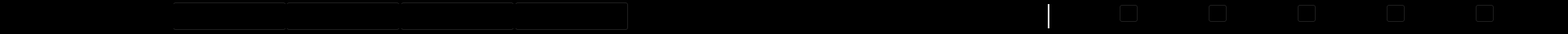
<?xml version="1.0" encoding="UTF-8"?>
<ui version="4.0">
 <class>qSlicerTopMenuModuleWidget</class>
 <widget class="qSlicerWidget" name="qSlicerTopMenuModuleWidget">
  <property name="windowModality">
   <enum>Qt::NonModal</enum>
  </property>
  <property name="geometry">
   <rect>
    <x>0</x>
    <y>0</y>
    <width>1920</width>
    <height>42</height>
   </rect>
  </property>
  <property name="maximumSize">
   <size>
    <width>16777215</width>
    <height>70</height>
   </size>
  </property>
  <property name="windowTitle">
   <string>Form</string>
  </property>
  <property name="windowOpacity">
   <double>1.000000000000000</double>
  </property>
  <property name="layoutDirection">
   <enum>Qt::LeftToRight</enum>
  </property>
  <property name="autoFillBackground">
   <bool>false</bool>
  </property>
  <property name="styleSheet">
   <string notr="true">background-color: rgb(0, 0, 0);</string>
  </property>
  <widget class="QLabel" name="lblPatientInfo">
   <property name="geometry">
    <rect>
     <x>1176</x>
     <y>9</y>
     <width>101</width>
     <height>21</height>
    </rect>
   </property>
   <property name="maximumSize">
    <size>
     <width>16777215</width>
     <height>16777215</height>
    </size>
   </property>
   <property name="text">
    <string/>
   </property>
   <property name="alignment">
    <set>Qt::AlignLeading|Qt::AlignLeft|Qt::AlignVCenter</set>
   </property>
  </widget>
  <widget class="QLabel" name="lblSepIcon">
   <property name="geometry">
    <rect>
     <x>1283</x>
     <y>5</y>
     <width>2</width>
     <height>30</height>
    </rect>
   </property>
   <property name="minimumSize">
    <size>
     <width>2</width>
     <height>0</height>
    </size>
   </property>
   <property name="maximumSize">
    <size>
     <width>2</width>
     <height>16777215</height>
    </size>
   </property>
   <property name="styleSheet">
    <string notr="true">background-color: white;</string>
   </property>
   <property name="text">
    <string/>
   </property>
  </widget>
  <widget class="QWidget" name="toolBar" native="true">
   <property name="geometry">
    <rect>
     <x>1291</x>
     <y>-3</y>
     <width>620</width>
     <height>39</height>
    </rect>
   </property>
   <property name="sizePolicy">
    <sizepolicy hsizetype="Preferred" vsizetype="Preferred">
     <horstretch>0</horstretch>
     <verstretch>0</verstretch>
    </sizepolicy>
   </property>
   <property name="minimumSize">
    <size>
     <width>620</width>
     <height>0</height>
    </size>
   </property>
   <layout class="QHBoxLayout" name="horizontalLayout_2">
    <item>
     <widget class="QToolButton" name="saveBtn">
      <property name="text">
       <string/>
      </property>
     </widget>
    </item>
    <item>
     <widget class="QToolButton" name="settingBtn">
      <property name="text">
       <string/>
      </property>
     </widget>
    </item>
    <item>
     <widget class="QToolButton" name="helpBtn">
      <property name="text">
       <string/>
      </property>
     </widget>
    </item>
    <item>
     <widget class="QToolButton" name="exitAnalyseBtn">
      <property name="text">
       <string/>
      </property>
     </widget>
    </item>
    <item>
     <widget class="QToolButton" name="exitBtn">
      <property name="text">
       <string/>
      </property>
     </widget>
    </item>
   </layout>
  </widget>
  <widget class="QLabel" name="lblPatientIcon">
   <property name="geometry">
    <rect>
     <x>1130</x>
     <y>10</y>
     <width>36</width>
     <height>21</height>
    </rect>
   </property>
   <property name="minimumSize">
    <size>
     <width>36</width>
     <height>0</height>
    </size>
   </property>
   <property name="maximumSize">
    <size>
     <width>16777215</width>
     <height>16777215</height>
    </size>
   </property>
   <property name="text">
    <string/>
   </property>
  </widget>
  <widget class="QPushButton" name="btnOutput">
   <property name="geometry">
    <rect>
     <x>630</x>
     <y>2</y>
     <width>140</width>
     <height>36</height>
    </rect>
   </property>
   <property name="minimumSize">
    <size>
     <width>140</width>
     <height>0</height>
    </size>
   </property>
   <property name="font">
    <font>
     <family>微软雅黑 Light</family>
     <pointsize>16</pointsize>
    </font>
   </property>
   <property name="text">
    <string>结果导出  </string>
   </property>
  </widget>
  <widget class="QPushButton" name="btnChoose">
   <property name="geometry">
    <rect>
     <x>211</x>
     <y>2</y>
     <width>140</width>
     <height>36</height>
    </rect>
   </property>
   <property name="minimumSize">
    <size>
     <width>140</width>
     <height>0</height>
    </size>
   </property>
   <property name="font">
    <font>
     <family>微软雅黑 Light</family>
     <pointsize>16</pointsize>
    </font>
   </property>
   <property name="text">
    <string>图像筛选 &gt;</string>
   </property>
   <property name="autoDefault">
    <bool>false</bool>
   </property>
   <property name="default">
    <bool>false</bool>
   </property>
   <property name="flat">
    <bool>false</bool>
   </property>
  </widget>
  <widget class="QPushButton" name="btnRegistration">
   <property name="geometry">
    <rect>
     <x>350</x>
     <y>2</y>
     <width>140</width>
     <height>36</height>
    </rect>
   </property>
   <property name="minimumSize">
    <size>
     <width>140</width>
     <height>0</height>
    </size>
   </property>
   <property name="font">
    <font>
     <family>微软雅黑 Light</family>
     <pointsize>16</pointsize>
    </font>
   </property>
   <property name="text">
    <string>图像配准 &gt;</string>
   </property>
  </widget>
  <widget class="QPushButton" name="btnPlanning">
   <property name="geometry">
    <rect>
     <x>490</x>
     <y>2</y>
     <width>140</width>
     <height>36</height>
    </rect>
   </property>
   <property name="minimumSize">
    <size>
     <width>140</width>
     <height>0</height>
    </size>
   </property>
   <property name="font">
    <font>
     <family>微软雅黑 Light</family>
     <pointsize>16</pointsize>
    </font>
   </property>
   <property name="text">
    <string>路径规划 &gt;</string>
   </property>
  </widget>
  <widget class="QLabel" name="label">
   <property name="geometry">
    <rect>
     <x>20</x>
     <y>3</y>
     <width>131</width>
     <height>34</height>
    </rect>
   </property>
   <property name="text">
    <string/>
   </property>
  </widget>
  <widget class="QLabel" name="label_2">
   <property name="geometry">
    <rect>
     <x>200</x>
     <y>5</y>
     <width>30</width>
     <height>30</height>
    </rect>
   </property>
   <property name="text">
    <string>1</string>
   </property>
   <property name="alignment">
    <set>Qt::AlignCenter</set>
   </property>
  </widget>
  <widget class="QLabel" name="label_3">
   <property name="geometry">
    <rect>
     <x>340</x>
     <y>5</y>
     <width>30</width>
     <height>30</height>
    </rect>
   </property>
   <property name="text">
    <string>2</string>
   </property>
   <property name="alignment">
    <set>Qt::AlignCenter</set>
   </property>
  </widget>
  <widget class="QLabel" name="label_4">
   <property name="geometry">
    <rect>
     <x>480</x>
     <y>5</y>
     <width>30</width>
     <height>30</height>
    </rect>
   </property>
   <property name="text">
    <string>3</string>
   </property>
   <property name="alignment">
    <set>Qt::AlignCenter</set>
   </property>
  </widget>
  <widget class="QLabel" name="label_5">
   <property name="geometry">
    <rect>
     <x>620</x>
     <y>5</y>
     <width>30</width>
     <height>30</height>
    </rect>
   </property>
   <property name="text">
    <string>4</string>
   </property>
   <property name="alignment">
    <set>Qt::AlignCenter</set>
   </property>
  </widget>
  <widget class="QWidget" name="widget" native="true">
   <property name="geometry">
    <rect>
     <x>0</x>
     <y>0</y>
     <width>1920</width>
     <height>42</height>
    </rect>
   </property>
  </widget>
  <action name="controller_visible">
   <property name="text">
    <string>控制条显示</string>
   </property>
   <property name="toolTip">
    <string>用来显示/隐藏视图上方的控制条</string>
   </property>
   <property name="shortcut">
    <string>Ctrl+W</string>
   </property>
  </action>
  <action name="action_reinit">
   <property name="text">
    <string>重置窗口</string>
   </property>
   <property name="toolTip">
    <string>重置窗口</string>
   </property>
   <property name="shortcut">
    <string>Ctrl+Q</string>
   </property>
  </action>
  <action name="action_exit">
   <property name="text">
    <string>退出</string>
   </property>
   <property name="toolTip">
    <string>点击退出程序</string>
   </property>
  </action>
  <zorder>widget</zorder>
  <zorder>lblPatientInfo</zorder>
  <zorder>lblSepIcon</zorder>
  <zorder>toolBar</zorder>
  <zorder>lblPatientIcon</zorder>
  <zorder>btnOutput</zorder>
  <zorder>btnChoose</zorder>
  <zorder>btnRegistration</zorder>
  <zorder>btnPlanning</zorder>
  <zorder>label</zorder>
  <zorder>label_2</zorder>
  <zorder>label_3</zorder>
  <zorder>label_4</zorder>
  <zorder>label_5</zorder>
 </widget>
 <customwidgets>
  <customwidget>
   <class>qSlicerWidget</class>
   <extends>QWidget</extends>
   <header>qSlicerWidget.h</header>
   <container>1</container>
  </customwidget>
 </customwidgets>
 <resources/>
 <connections/>
</ui>
